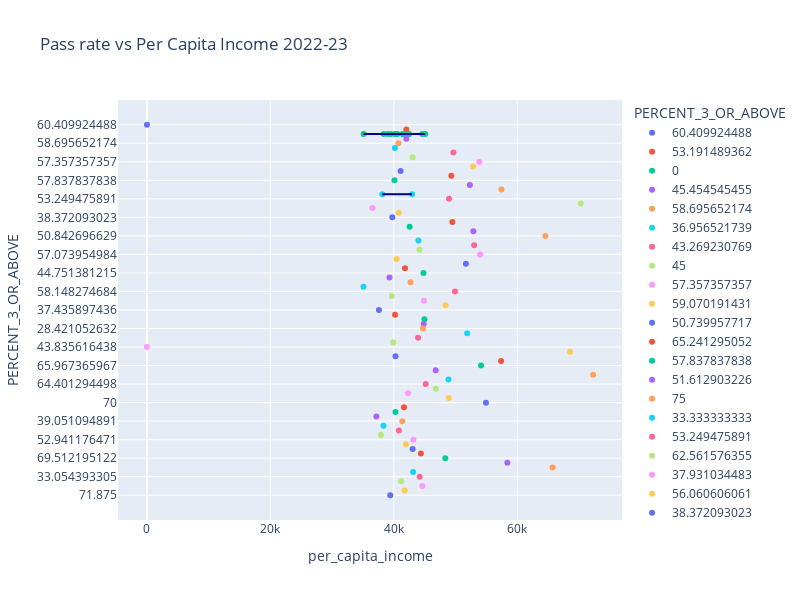

Notebook source saved alongside this figure:
### Code cell
fig = px.scatter(data_frame=northcarolina20,x='per_capita_income', y='PERCENT_3_OR_ABOVE',trendline='lowess',trendline_color_override='darkblue',width=800, height=600,color='PERCENT_3_OR_ABOVE',
                 title='Pass rate vs Per Capita Income 2022-23')
fig.show()
with open('data/NC_pickled/NC_AP_pass_rate_by_counties_vs_income.pkl', 'wb') as f:
    pickle.dump(fig, f)
